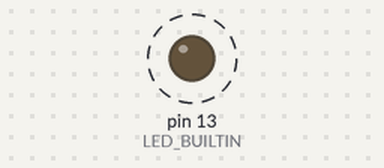
The sketch below on a simulated Arduino Uno, built with avr-gcc and run on an emulated ATmega328P. Parts: output pins drawn as LEDs (lit = HIGH). Dashed ring = blinking. What the sketch prints to the serial monitor is not drawn.

Above: at 0.2 s.
Timing chart, 0 to 3.0 s (numbered marks = the images above):
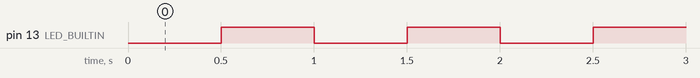

Measured:
- by itself, pin 13 (LED_BUILTIN): alternates HIGH for 0.50 s and LOW for 0.50 s

The sketch:

hello-orion.ino
```cpp
const unsigned long AUSGABE_INTERVALL_MS = 500;

unsigned long letzteAusgabe = 0;
bool ledAn = false;

void setup()
{
  pinMode(LED_BUILTIN, OUTPUT);
  Serial.begin(9600);
  Serial.println("Hallo Orion!");
}

void loop()
{
  const unsigned long jetzt = millis();

  if (jetzt - letzteAusgabe >= AUSGABE_INTERVALL_MS)
  {
    letzteAusgabe = jetzt;
    ledAn = !ledAn;
    digitalWrite(LED_BUILTIN, ledAn ? HIGH : LOW);
    Serial.println("Hallo Orion!");
  }
}
```
